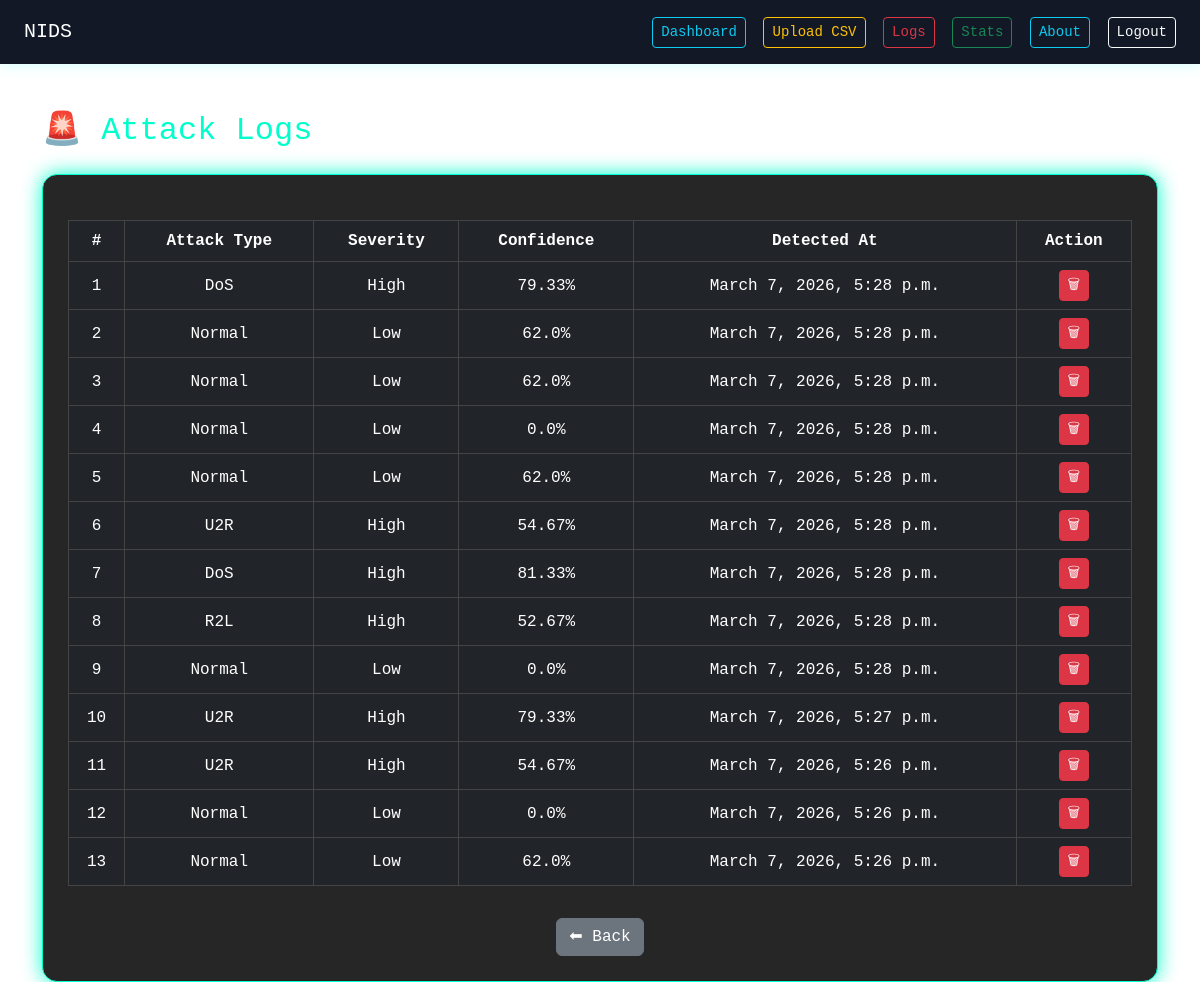
The app's page /logs/ (signed in) with its own data.
### nids_dashboard/models.py (models this page shows, shortened)
class DetectionResult(models.Model):
    SEVERITY_CHOICES = [
        ("Low", "Low"),
        ("Medium", "Medium"),
        ("High", "High"),
    ]
    user = models.ForeignKey(
        User,
        on_delete=models.CASCADE,
        related_name="detections"
    )
    attack_type = models.CharField(max_length=100)
    severity = models.CharField(
        max_length=20,
        choices=SEVERITY_CHOICES,
        default="Low"
    )
    confidence = models.FloatField(default=0.0)
    raw_data = models.TextField(
        blank=True,
        null=True,
        help_text="Original CSV row data"
    )
    created_at = models.DateTimeField(auto_now_add=True)
    class Meta:
        ordering = ["-created_at"]
        indexes = [
            models.Index(fields=["attack_type"]),
            models.Index(fields=["severity"]),
            models.Index(fields=["created_at"]),
        ]

### nids_dashboard/views.py (the view)
# urls.py: path('logs/', views.attack_logs, name='logs'),
@login_required
def attack_logs(request):
    results = DetectionResult.objects.filter(user=request.user).order_by('-created_at')
    return render(request, 'nids_dashboard/attack_logs.html', {'results': results})

### nids_dashboard/templates/nids_dashboard/attack_logs.html
{% extends 'nids_dashboard/base.html' %}
{% block content %}
<h2 class="mb-4">🚨 Attack Logs</h2>
<div class="cyber-card">
    <table class="table table-dark table-hover align-middle custom-table">
        <thead>
            <tr>
                <th>#</th>
                <th>Attack Type</th>
                <th>Severity</th>
                <th>Confidence</th>
                <th>Detected At</th>
                <th>Action</th>
            </tr>
        </thead>
        <tbody>
            {% for log in results %}
            <tr class="{% if log.attack_type|lower == 'normal' %}normal-row{% else %}attack-row{% endif %}">
                <td>{{ forloop.counter }}</td>
                <td class="{% if log.attack_type|lower == 'normal' %}normal-text{% else %}attack-text{% endif %}">
                    {{ log.attack_type }}
                </td>
                <td>{{ log.severity }}</td>
                <td>{{ log.confidence }}%</td>
                <td>{{ log.created_at }}</td>
                <td>
                    <a href="{% url 'delete_detection' log.id %}"
                       class="btn btn-sm btn-danger"
                       onclick="return confirm('Delete this record?');">
                        🗑
                    </a>
                </td>
            </tr>
            {% empty %}
            <tr>
                <td colspan="6" class="text-center text-muted">
                    No attack records found
                </td>
            </tr>
            {% endfor %}
        </tbody>
    </table>
    <a href="{% url 'dashboard' %}" class="btn btn-secondary mt-3">⬅ Back</a>
</div>
{% endblock %}

### nids_dashboard/static/nids_dashboard/css/style.css (style rules this page uses)
* { margin: 0; padding: 0; box-sizing: border-box; }
body { min-height: 100vh; background: radial-gradient(circle at top, #0b0f19, #000); color: #00ffcc; font-family: 'Courier New', monospace; }
.cyber-card { background: rgba(0, 0, 0, 0.85); padding: 25px; border-radius: 15px; border: 1px solid #00ffcc; box-shadow: 0 0 20px #00ffcc; text-align: center; }
table { width: 100%; border-collapse: collapse; margin-top: 20px; }
th, td { border: 1px solid #444; padding: 10px; text-align: center; }

### records on screen
DetectionResult: attack_type "DoS", severity "High", confidence "79.33", created_at "March 7, 2026, 5:28 p.m."
DetectionResult: attack_type "Normal", severity "Low", confidence "62.0", created_at "March 7, 2026, 5:28 p.m."
DetectionResult: attack_type "Normal", severity "Low", confidence "62.0", created_at "March 7, 2026, 5:28 p.m."
DetectionResult: attack_type "Normal", severity "Low", confidence "0.0", created_at "March 7, 2026, 5:28 p.m."
DetectionResult: attack_type "Normal", severity "Low", confidence "62.0", created_at "March 7, 2026, 5:28 p.m."
DetectionResult: attack_type "U2R", severity "High", confidence "54.67", created_at "March 7, 2026, 5:28 p.m."
DetectionResult: attack_type "DoS", severity "High", confidence "81.33", created_at "March 7, 2026, 5:28 p.m."
DetectionResult: attack_type "R2L", severity "High", confidence "52.67", created_at "March 7, 2026, 5:28 p.m."
DetectionResult: attack_type "Normal", severity "Low", confidence "0.0", created_at "March 7, 2026, 5:28 p.m."
DetectionResult: attack_type "U2R", severity "High", confidence "79.33", created_at "March 7, 2026, 5:27 p.m."
DetectionResult: attack_type "U2R", severity "High", confidence "54.67", created_at "March 7, 2026, 5:26 p.m."
DetectionResult: attack_type "Normal", severity "Low", confidence "0.0", created_at "March 7, 2026, 5:26 p.m."
DetectionResult: attack_type "Normal", severity "Low", confidence "62.0", created_at "March 7, 2026, 5:26 p.m."
